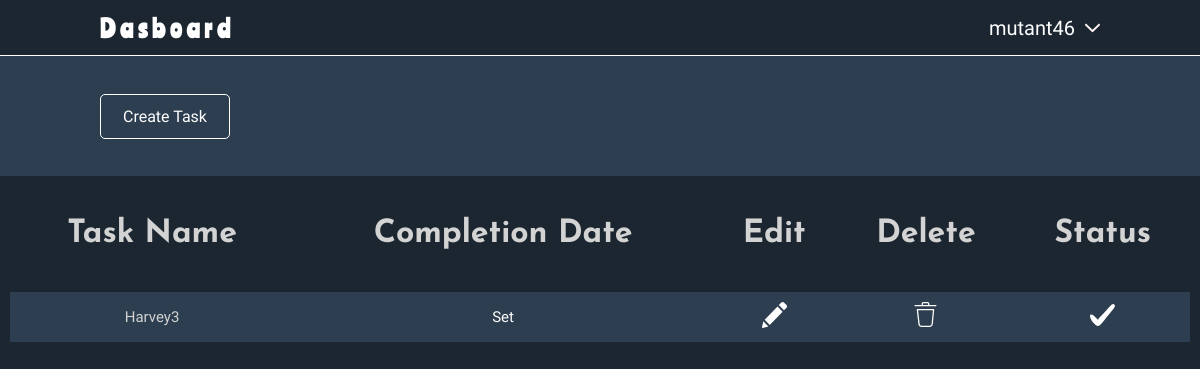
Page /dashboard/ (signed in) on the earlier database version.
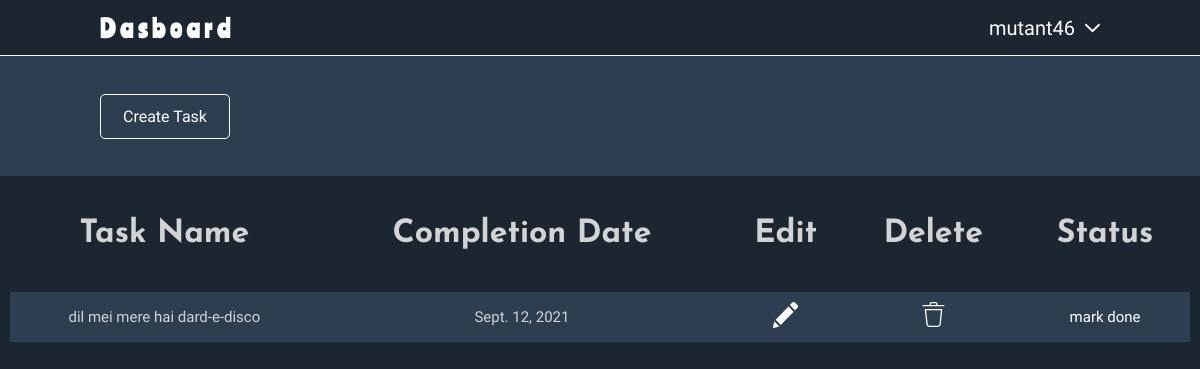
Same page on the later database version.
### Task/models.py (models this page shows, shortened)
class Task(models.Model):
    user = models.ForeignKey(User, related_name='Task',on_delete=models.CASCADE, default=None)
    name = models.CharField(max_length=90)
    description = models.CharField(max_length=200)
    created_date = models.DateField(auto_now_add=True)
    Completion_date = models.DateField(null=True, blank=True)
    completion_status = models.BooleanField(default=False)

### Task/views.py (the view)
# urls.py: path('dashboard/', views.dashboard, name='dashboard'),
@login_required
def dashboard(request):
    if request.method == 'POST':
        form = TaskcreationForm(request.POST)
        if form.is_valid():
            task = form.save(commit=False)
            task.user = request.user
            task.save()
            return redirect('dashboard')
    else:
        form = TaskcreationForm()
    task = Task.objects.filter(user=request.user)
    task_sorted = task.order_by('completion_status')
    context = {
        'form': form,
        'task': task_sorted
    }
    return render(request, 'html/dashboard.html', context)

### templates/html/dashboard.html (shortened to what this page needs)
{% extends 'html/base.html' %} {% load static %} {% block Title %} Todo | dashboard {% endblock %} {% block stylesheet %}
<link rel="stylesheet" href="{% static 'css/dashboard.css' %}"> {% endblock %} {% block navigation %}
<nav>
    <div class="navbar-brand">
        <h2><a href="#">Dasboard</a></h2>
    </div>
    <ul class="nav-links">
        <li>
            <div class="user_name">
                <span class="nav-item">{{ request.user.username }}</span>
                <img src="{% static 'assets/down.svg' %}" alt="" width="15px">
            </div>
        </li>
    </ul>
</nav>
{% endblock %} {% block content %}
<div class="task-list">
    <div class="container">
        <header>
            <a class="btn">Create Task</a>
        </header>
        <div class="my-table">
            {% if task %}
            <Table>
                <tr>
                    <th>Task Name</th>
                    <th>Completion Date</th>
                    <th>Edit</th>
                    <th>Delete</th>
                    <th>Status</th>
                </tr>
                {% for task in task %}
                <tr>
                    <td title="{{ task.description }}">{{ task.name }}</td>
                    <td>{% if task.Completion_date %} {{ task.Completion_date }} {% else %} <a href="{% url 'edit_task' task.id %}">Set</a> {% endif %}
                    </td>
                    <td>
                        <a href="{% url 'edit_task' task.id %}"><img src="{% static 'assets/edit.svg' %}" alt="" width="25px"></a>
                    </td>
                    <td>
                        <a href="{% url 'delete_task' task.id %}"><img src="{% static 'assets/delete.svg' %}" alt="" width="25px"></a>
                    </td>
                    <td>
                        {% if not task.completion_status %}
                        <a class="mark_done" href="{% url 'set_status' task.id %}">mark done</a> {% else %}
                        <img src="{% static 'assets/tick.svg' %}" alt="" width="25px"></a> {% endif %}
                    </td>
                </tr>
                {% endfor %}
            </Table>
            {% else %}
            <h1 style="padding-top: 100px;">You have No Task to Complete Click on the button to create one :)</h1>
            {% endif %}
        </div>
    </div>
</div>
{% endblock %}

### templates/html/base.html (shortened to what this page needs)
{% load static %}
<!DOCTYPE html>
<html lang="en">
<head>
    <link rel="stylesheet" href="{% static 'css/font.css' %}">
    <link rel="stylesheet" href="{% static 'css/form.css' %}"> {% block stylesheet %} {% endblock %}
</head>
<body>
    <main>
        {% block navigation %}{% endblock %} {% block content %} {% endblock %}
</body>
</html>

### templates/html/form.html (shortened to what this page needs)
{% load static %} {% load widget_tweaks %}

### static/css/dashboard.css (style rules this page uses)
* { padding: 0px; margin: 0px; box-sizing: border-box; }
body { position: relative; }
a { text-decoration: none; color: white; }
ul { list-style: none; }
nav { width: 100%; height: 7vh; margin: auto; display: flex; justify-content: space-between; align-items: center; color: white; background-color: #1b2631; padding: 0px 100px; border-bottom: 1px solid white; }
.navbar-brand { font-size: 1em; font-family: Rancher; letter-spacing: 5px; }
.nav-links { display: flex; }
.nav-item { font-size: 1.25rem; font-family: Roboto; }
.user_name { display: flex; position: relative; cursor: pointer; }
.user_name span { margin-right: 10px; }
.task-list { display: flex; background-color: #1b2631; }
.container { width: 100%; display: flex; flex-direction: column; }
header { display: flex; height: 15vh; padding: 0px 100px; align-items: center; justify-content: space-between; background-color: #2C3E50; color: white; }
.btn { font-family: Roboto; border: 1px solid white; padding: 12px 22px; border-radius: 5px; cursor: pointer; }
.my-table { height: 78vh; overflow: auto; color: lightgray; }
table { padding: 0px 10px; width: 100%; border-spacing: 0 2em; text-align: center; }
th { font-family: Josefin; font-size: 4vmin; padding: 0px 10px; font-weight: bold; }
td { font-family: Roboto; font-size: 15px; background-color: #2C3E50; }
th, td { padding: 10px 10px; }

Differences in the rows shown:
removed Task: name "Harvey3", shows "Set", completion_status True (drawn)
added Task: name "dil mei mere hai dard-e-disco", Completion_date "Sept. 12, 2021", completion_status "mark done"
